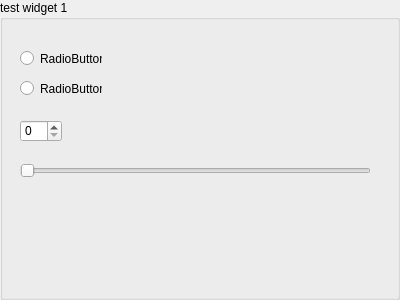
<?xml version="1.0" encoding="UTF-8"?>
<ui version="4.0">
 <class>TestWidget_1</class>
 <widget class="QGroupBox" name="TestWidget_1">
  <property name="geometry">
   <rect>
    <x>0</x>
    <y>0</y>
    <width>400</width>
    <height>300</height>
   </rect>
  </property>
  <property name="windowTitle">
   <string>GroupBox</string>
  </property>
  <property name="title">
   <string>test widget 1</string>
  </property>
  <widget class="QRadioButton" name="radioButton">
   <property name="geometry">
    <rect>
     <x>20</x>
     <y>50</y>
     <width>82</width>
     <height>17</height>
    </rect>
   </property>
   <property name="text">
    <string>RadioButton</string>
   </property>
  </widget>
  <widget class="QRadioButton" name="radioButton_2">
   <property name="geometry">
    <rect>
     <x>20</x>
     <y>80</y>
     <width>82</width>
     <height>17</height>
    </rect>
   </property>
   <property name="text">
    <string>RadioButton</string>
   </property>
  </widget>
  <widget class="QSpinBox" name="spinBox">
   <property name="geometry">
    <rect>
     <x>20</x>
     <y>120</y>
     <width>42</width>
     <height>22</height>
    </rect>
   </property>
  </widget>
  <widget class="QSlider" name="horizontalSlider">
   <property name="geometry">
    <rect>
     <x>20</x>
     <y>160</y>
     <width>351</width>
     <height>22</height>
    </rect>
   </property>
   <property name="orientation">
    <enum>Qt::Horizontal</enum>
   </property>
  </widget>
 </widget>
 <resources/>
 <connections/>
</ui>
